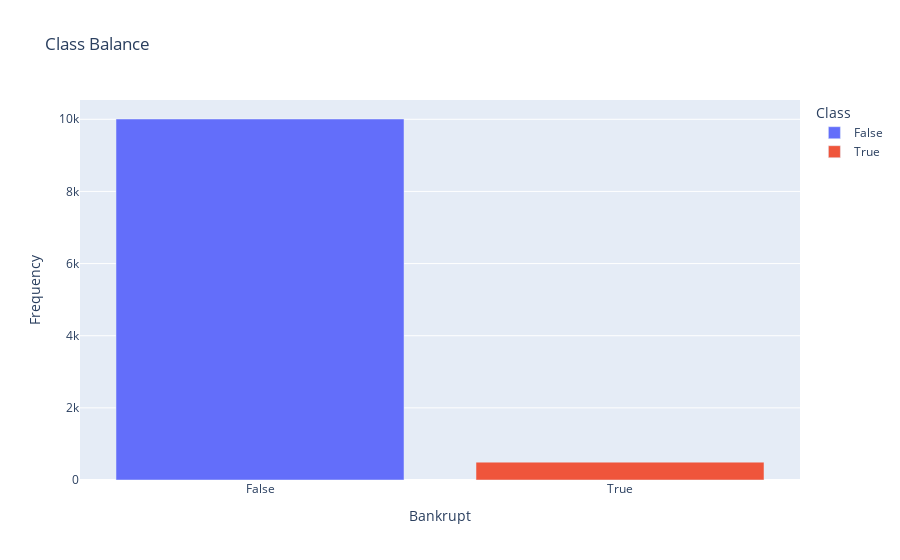

Notebook cell for this chart:
### Code cell
# Plot class balance
fig = px.bar(data_frame=bankrupt_count,
             x='Class',
             y='bankrupt',
             hover_data=['Propotion'],
             color='Class',
             title='Class Balance',
             height=500
            )
fig.update_layout(xaxis_title='Bankrupt',yaxis_title='Frequency')
fig.show()

### Figure 1 — Plotly figure (JSON) as saved in the notebook; plotly's stock layout.template omitted (floating-point values rounded to 4 significant figures)
{"data": [{"alignmentgroup": "True", "customdata": [[0.95]], "hovertemplate": "Class=%{x}<br>bankrupt=%{y}<br>Propotion=%{customdata[0]}<extra></extra>", "legendgroup": "False", "marker": {"color": "#636efa", "pattern": {"shape": ""}}, "name": "False", "offsetgroup": "False", "orientation": "v", "showlegend": true, "textposition": "auto", "type": "bar", "x": ["False"], "xaxis": "x", "y": [10008], "yaxis": "y"}, {"alignmentgroup": "True", "customdata": [[0.05]], "hovertemplate": "Class=%{x}<br>bankrupt=%{y}<br>Propotion=%{customdata[0]}<extra></extra>", "legendgroup": "True", "marker": {"color": "#EF553B", "pattern": {"shape": ""}}, "name": "True", "offsetgroup": "True", "orientation": "v", "showlegend": true, "textposition": "auto", "type": "bar", "x": ["True"], "xaxis": "x", "y": [495], "yaxis": "y"}], "layout": {"autosize": true, "barmode": "relative", "legend": {"title": {"text": "Class"}, "tracegroupgap": 0}, "title": {"text": "Class Balance"}, "xaxis": {"anchor": "y", "autorange": true, "categoryarray": ["False", "True"], "categoryorder": "array", "domain": [0, 1], "range": [-0.5, 1.5], "title": {"text": "Bankrupt"}, "type": "category"}, "yaxis": {"anchor": "x", "autorange": true, "domain": [0, 1], "range": [0, 10530.0], "title": {"text": "Frequency"}, "type": "linear"}}}
